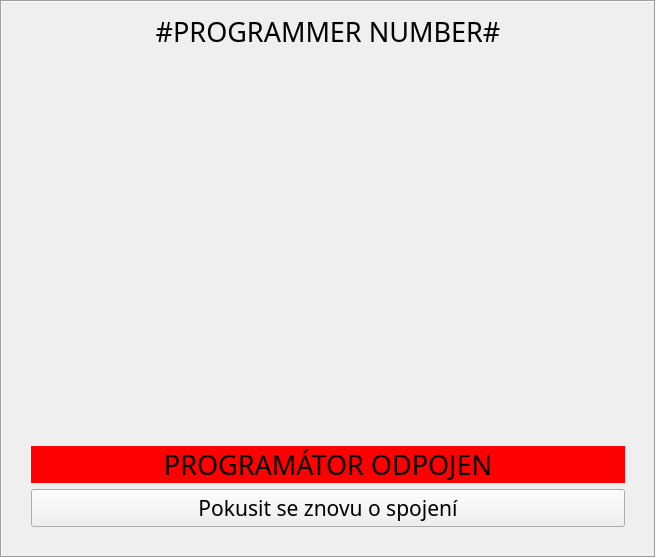
<?xml version="1.0" encoding="UTF-8"?>
<ui version="4.0">
 <class>Programmer</class>
 <widget class="QFrame" name="Programmer">
  <property name="geometry">
   <rect>
    <x>0</x>
    <y>0</y>
    <width>656</width>
    <height>558</height>
   </rect>
  </property>
  <property name="windowTitle">
   <string>Form</string>
  </property>
  <property name="frameShape">
   <enum>QFrame::Box</enum>
  </property>
  <property name="frameShadow">
   <enum>QFrame::Sunken</enum>
  </property>
  <layout class="QVBoxLayout" name="verticalLayout">
   <item>
    <widget class="QLabel" name="indexLabel">
     <property name="font">
      <font>
       <family>Sans</family>
       <pointsize>20</pointsize>
      </font>
     </property>
     <property name="text">
      <string>#PROGRAMMER NUMBER#</string>
     </property>
     <property name="alignment">
      <set>Qt::AlignCenter</set>
     </property>
    </widget>
   </item>
   <item>
    <widget class="QStackedWidget" name="contentWidget">
     <property name="frameShape">
      <enum>QFrame::NoFrame</enum>
     </property>
     <property name="currentIndex">
      <number>0</number>
     </property>
     <widget class="QWidget" name="pageIntro">
      <layout class="QVBoxLayout" name="verticalLayout_3">
       <item>
        <spacer name="verticalSpacer">
         <property name="orientation">
          <enum>Qt::Vertical</enum>
         </property>
         <property name="sizeHint" stdset="0">
          <size>
           <width>20</width>
           <height>40</height>
          </size>
         </property>
        </spacer>
       </item>
       <item>
        <layout class="QHBoxLayout" name="horizontalLayout">
         <item>
          <spacer name="horizontalSpacer">
           <property name="orientation">
            <enum>Qt::Horizontal</enum>
           </property>
           <property name="sizeHint" stdset="0">
            <size>
             <width>40</width>
             <height>20</height>
            </size>
           </property>
          </spacer>
         </item>
         <item>
          <widget class="QLabel" name="label">
           <property name="sizePolicy">
            <sizepolicy hsizetype="Fixed" vsizetype="Fixed">
             <horstretch>0</horstretch>
             <verstretch>0</verstretch>
            </sizepolicy>
           </property>
           <property name="minimumSize">
            <size>
             <width>300</width>
             <height>300</height>
            </size>
           </property>
           <property name="maximumSize">
            <size>
             <width>300</width>
             <height>300</height>
            </size>
           </property>
           <property name="baseSize">
            <size>
             <width>0</width>
             <height>0</height>
            </size>
           </property>
           <property name="text">
            <string/>
           </property>
           <property name="pixmap">
            <pixmap resource="../qrc/icons.qrc">:/img/favicon-big.png</pixmap>
           </property>
           <property name="scaledContents">
            <bool>true</bool>
           </property>
           <property name="alignment">
            <set>Qt::AlignCenter</set>
           </property>
          </widget>
         </item>
         <item>
          <spacer name="horizontalSpacer_2">
           <property name="orientation">
            <enum>Qt::Horizontal</enum>
           </property>
           <property name="sizeHint" stdset="0">
            <size>
             <width>40</width>
             <height>20</height>
            </size>
           </property>
          </spacer>
         </item>
        </layout>
       </item>
       <item>
        <spacer name="verticalSpacer_2">
         <property name="orientation">
          <enum>Qt::Vertical</enum>
         </property>
         <property name="sizeHint" stdset="0">
          <size>
           <width>20</width>
           <height>40</height>
          </size>
         </property>
        </spacer>
       </item>
       <item>
        <widget class="QStackedWidget" name="introWidget">
         <property name="currentIndex">
          <number>0</number>
         </property>
         <widget class="QWidget" name="pageIntroConnect">
          <layout class="QVBoxLayout" name="verticalLayout_2">
           <item>
            <widget class="QLabel" name="label_2">
             <property name="font">
              <font>
               <family>Sans</family>
               <pointsize>20</pointsize>
              </font>
             </property>
             <property name="styleSheet">
              <string notr="true">background-color: rgb(255, 0, 0);</string>
             </property>
             <property name="text">
              <string>PROGRAMÁTOR ODPOJEN</string>
             </property>
             <property name="alignment">
              <set>Qt::AlignCenter</set>
             </property>
            </widget>
           </item>
           <item>
            <widget class="QPushButton" name="pushButton_2">
             <property name="font">
              <font>
               <family>Sans</family>
               <pointsize>16</pointsize>
              </font>
             </property>
             <property name="text">
              <string>Pokusit se znovu o spojení</string>
             </property>
            </widget>
           </item>
          </layout>
         </widget>
         <widget class="QWidget" name="pageIntroReady">
          <layout class="QVBoxLayout" name="verticalLayout_7">
           <item>
            <widget class="QLabel" name="introMessageLabel">
             <property name="font">
              <font>
               <family>Sans</family>
               <pointsize>20</pointsize>
              </font>
             </property>
             <property name="styleSheet">
              <string notr="true">background-color: rgb(0, 255, 0);</string>
             </property>
             <property name="text">
              <string>Programátor připraven</string>
             </property>
             <property name="alignment">
              <set>Qt::AlignCenter</set>
             </property>
            </widget>
           </item>
           <item>
            <widget class="QLabel" name="introErrorLabel">
             <property name="font">
              <font>
               <family>Sans</family>
               <pointsize>20</pointsize>
              </font>
             </property>
             <property name="styleSheet">
              <string notr="true">background-color: rgb(255, 0, 0);</string>
             </property>
             <property name="text">
              <string>#ERROR#</string>
             </property>
             <property name="alignment">
              <set>Qt::AlignCenter</set>
             </property>
            </widget>
           </item>
          </layout>
         </widget>
         <widget class="QWidget" name="pageIntroSerial">
          <layout class="QVBoxLayout" name="verticalLayout_4">
           <item>
            <layout class="QFormLayout" name="formLayout">
             <item row="0" column="0">
              <widget class="QLabel" name="scanBoardLabel">
               <property name="font">
                <font>
                 <family>Sans</family>
                 <pointsize>20</pointsize>
                </font>
               </property>
               <property name="text">
                <string>Naskenujte kód desky:</string>
               </property>
              </widget>
             </item>
             <item row="0" column="1">
              <widget class="QLineEdit" name="barcodeLineEdit">
               <property name="font">
                <font>
                 <family>Sans</family>
                 <pointsize>20</pointsize>
                </font>
               </property>
              </widget>
             </item>
            </layout>
           </item>
          </layout>
         </widget>
        </widget>
       </item>
      </layout>
     </widget>
     <widget class="QWidget" name="pageWork">
      <layout class="QVBoxLayout" name="verticalLayout_5">
       <item>
        <layout class="QHBoxLayout" name="horizontalLayout_2">
         <item>
          <widget class="QLabel" name="typeLabel">
           <property name="font">
            <font>
             <family>Sans</family>
             <pointsize>20</pointsize>
            </font>
           </property>
           <property name="text">
            <string>#TYPE#</string>
           </property>
           <property name="alignment">
            <set>Qt::AlignLeading|Qt::AlignLeft|Qt::AlignVCenter</set>
           </property>
          </widget>
         </item>
         <item>
          <spacer name="horizontalSpacer_3">
           <property name="orientation">
            <enum>Qt::Horizontal</enum>
           </property>
           <property name="sizeHint" stdset="0">
            <size>
             <width>40</width>
             <height>20</height>
            </size>
           </property>
          </spacer>
         </item>
         <item>
          <widget class="QLabel" name="label_5">
           <property name="font">
            <font>
             <family>Sans</family>
             <pointsize>20</pointsize>
            </font>
           </property>
           <property name="text">
            <string>RAM: ??</string>
           </property>
           <property name="alignment">
            <set>Qt::AlignRight|Qt::AlignTrailing|Qt::AlignVCenter</set>
           </property>
          </widget>
         </item>
        </layout>
       </item>
       <item>
        <widget class="QLabel" name="serialNumberLabel">
         <property name="font">
          <font>
           <family>Sans</family>
           <pointsize>20</pointsize>
          </font>
         </property>
         <property name="text">
          <string>#SERIAL NUMBER#</string>
         </property>
         <property name="alignment">
          <set>Qt::AlignLeading|Qt::AlignLeft|Qt::AlignVCenter</set>
         </property>
        </widget>
       </item>
       <item>
        <widget class="QScrollArea" name="scrollArea">
         <property name="widgetResizable">
          <bool>true</bool>
         </property>
         <widget class="QWidget" name="scrollAreaWidgetContents">
          <property name="geometry">
           <rect>
            <x>0</x>
            <y>0</y>
            <width>614</width>
            <height>347</height>
           </rect>
          </property>
          <layout class="QVBoxLayout" name="verticalLayout_6">
           <item>
            <spacer name="verticalSpacer_3">
             <property name="orientation">
              <enum>Qt::Vertical</enum>
             </property>
             <property name="sizeHint" stdset="0">
              <size>
               <width>20</width>
               <height>291</height>
              </size>
             </property>
            </spacer>
           </item>
          </layout>
         </widget>
        </widget>
       </item>
       <item>
        <widget class="QProgressBar" name="currentProgress">
         <property name="maximum">
          <number>100</number>
         </property>
         <property name="value">
          <number>0</number>
         </property>
         <property name="format">
          <string>%p%</string>
         </property>
        </widget>
       </item>
       <item>
        <widget class="QProgressBar" name="totalProgress">
         <property name="maximum">
          <number>0</number>
         </property>
         <property name="value">
          <number>0</number>
         </property>
         <property name="format">
          <string>%v/%m</string>
         </property>
        </widget>
       </item>
      </layout>
     </widget>
    </widget>
   </item>
  </layout>
 </widget>
 <resources>
  <include location="../qrc/icons.qrc"/>
 </resources>
 <connections>
  <connection>
   <sender>pushButton_2</sender>
   <signal>clicked()</signal>
   <receiver>Programmer</receiver>
   <slot>connectProgrammer()</slot>
   <hints>
    <hint type="sourcelabel">
     <x>327</x>
     <y>507</y>
    </hint>
    <hint type="destinationlabel">
     <x>327</x>
     <y>276</y>
    </hint>
   </hints>
  </connection>
  <connection>
   <sender>barcodeLineEdit</sender>
   <signal>editingFinished()</signal>
   <receiver>Programmer</receiver>
   <slot>barcodeAbandon()</slot>
   <hints>
    <hint type="sourcelabel">
     <x>463</x>
     <y>477</y>
    </hint>
    <hint type="destinationlabel">
     <x>327</x>
     <y>276</y>
    </hint>
   </hints>
  </connection>
  <connection>
   <sender>barcodeLineEdit</sender>
   <signal>returnPressed()</signal>
   <receiver>Programmer</receiver>
   <slot>barcodeScanEnter()</slot>
   <hints>
    <hint type="sourcelabel">
     <x>463</x>
     <y>477</y>
    </hint>
    <hint type="destinationlabel">
     <x>327</x>
     <y>276</y>
    </hint>
   </hints>
  </connection>
 </connections>
 <slots>
  <slot>connectProgrammer()</slot>
  <slot>barcodeAbandon()</slot>
  <slot>barcodeScanEnter()</slot>
 </slots>
</ui>
